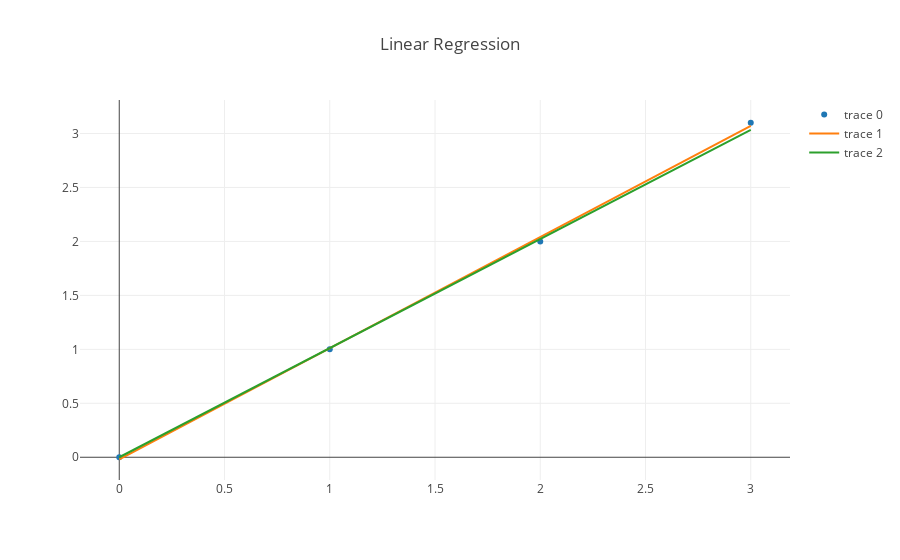

Here is the notebook cell this chart was saved with:
### Code cell
val target = Scatter(
  indep(::, 1).toScalaVector,
  dep.toScalaVector,
  mode = ScatterMode(ScatterMode.Markers)
)

val squaresResult = Scatter(
  indep(::, 1).toScalaVector,
  (indep * squaresModel.coefficients).toScalaVector,
  mode = ScatterMode(ScatterMode.Lines)
)

val lassoResult = Scatter(
  indep(::, 1).toScalaVector,
  (indep * lassoModel.coefficients).toScalaVector,
  mode = ScatterMode(ScatterMode.Lines)
)

val data = Seq(target, squaresResult, lassoResult)

val layout = Layout(
  title = "Linear Regression"
)

plot(data, layout)

### Figure 1 — Plotly figure (JSON) as saved in the notebook; plotly's stock layout.template omitted (floating-point values rounded to 4 significant figures)
{"data": [{"mode": "markers", "type": "scatter", "x": [0, 1, 2, 3], "y": [0, 1, 2, 3.1]}, {"mode": "lines", "type": "scatter", "x": [0, 1, 2, 3], "y": [-0.02, 1.01, 2.04, 3.07]}, {"mode": "lines", "type": "scatter", "x": [0, 1, 2, 3], "y": [0, 1.011, 2.023, 3.034]}], "layout": {"title": "Linear Regression"}}
